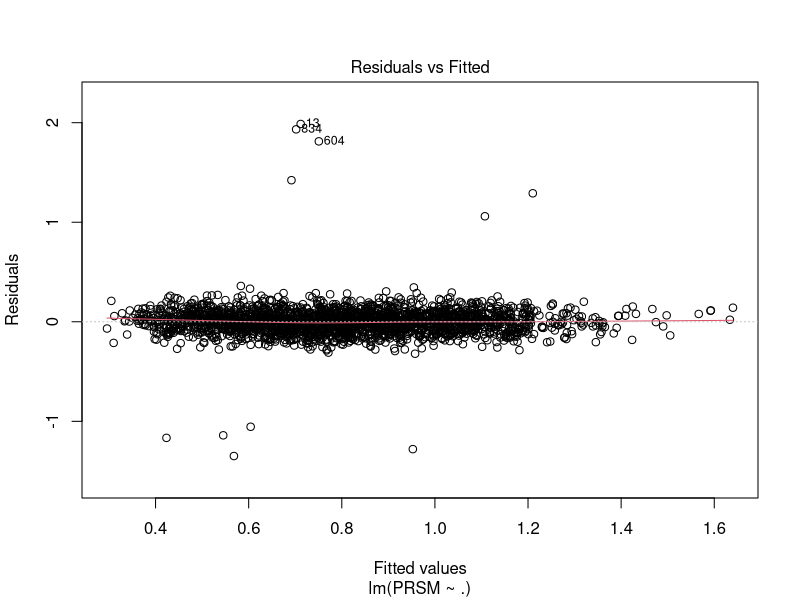
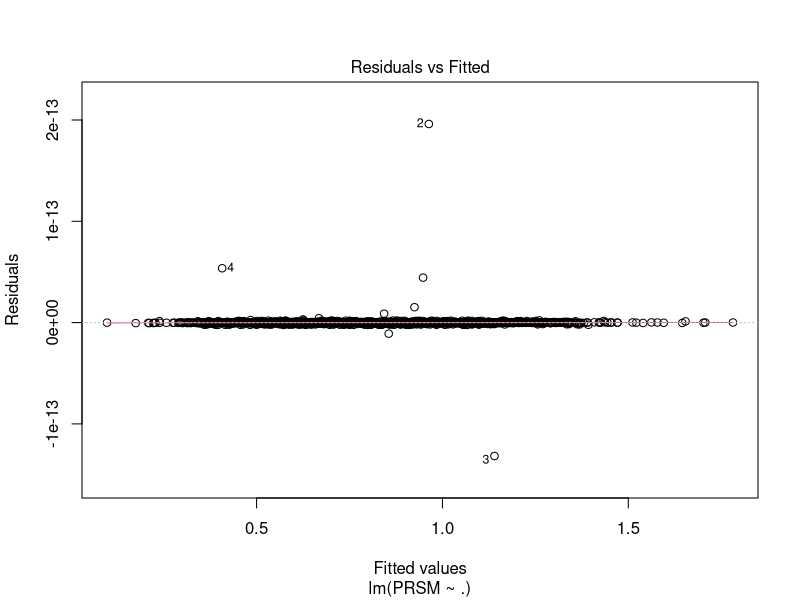

R code for these plots, in order:
rm(list = ls())

# install the environment 
library(tidyverse)

# read the data
installment2_id01 = read.csv("installment2_id01.csv")

# make NAICS, WomanOwned, FICO categorical variables
# add the chance of delinquency
installment2_id01 = installment2_id01 %>%
  mutate(NAICS = as.factor(NAICS),
         WomanOwned = as.factor(WomanOwned),
         FICO = case_when(
           (300 <= FICO)&(FICO <= 579) ~ "Poor",
           (580 <= FICO)&(FICO <= 669) ~ "Fair",
           (670 <= FICO)&(FICO <= 739) ~ "Good",
           (740 <= FICO)&(FICO <= 799) ~ "Very Good",
           (800 <= FICO)&(FICO <= 850) ~ "Excellent",
         ),
         p_delinquent = Num_Delinquent/Num_CreditLines)


model = lm(PRSM ~. , data = installment2_id01)
installment2_id01$residual=residuals(model)

plot(model,1)

# remove 11 outliers observed in the plot (abs(residual)>=1)
installment2_id01_clean = installment2_id01 %>% 
  filter(abs(residual)<=1)

model_clean = lm(PRSM ~. , data = installment2_id01_clean)

plot(model_clean,1)
